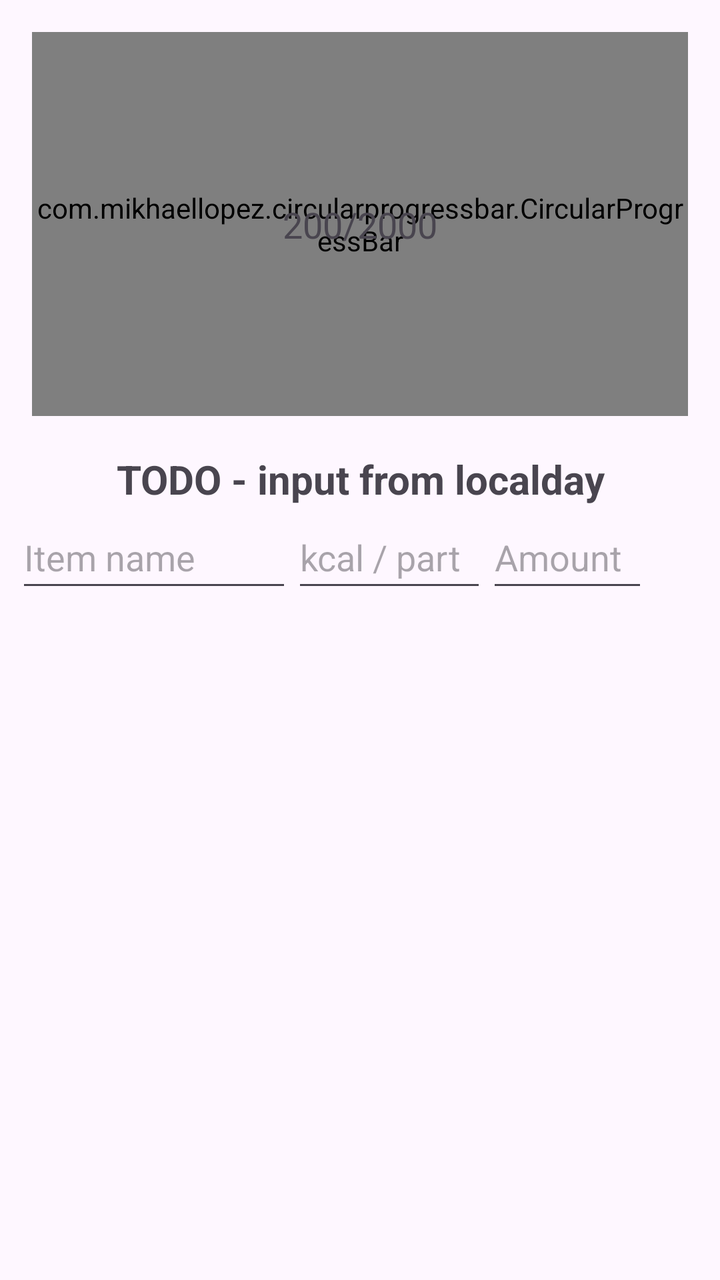
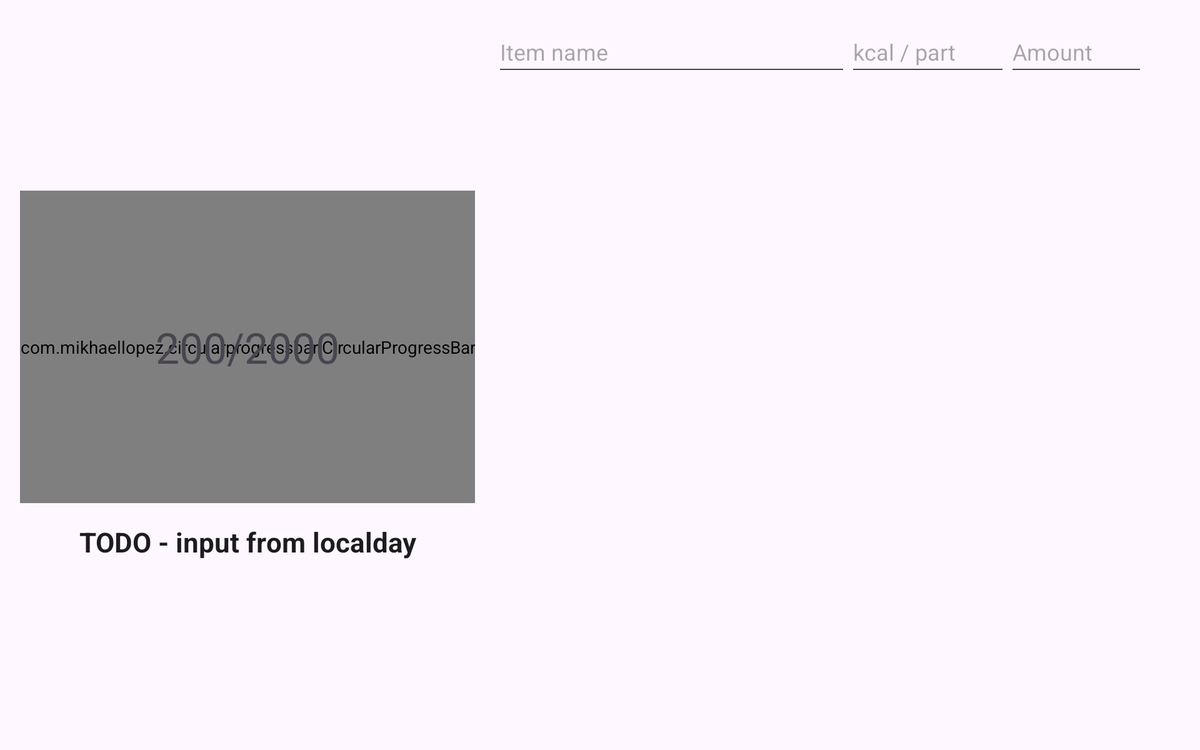

Compare how this app lays out the same screen by default and in its alternative resource folder. The renders come first, then the two layout files and the values they reference.
<!-- AndroidManifest.xml: application theme Theme.CalorieTracker -->
<!-- res/layout/fragment_dashboard.xml -->
<?xml version="1.0" encoding="utf-8"?>
<androidx.constraintlayout.widget.ConstraintLayout xmlns:android="http://schemas.android.com/apk/res/android"
    xmlns:app="http://schemas.android.com/apk/res-auto"
    xmlns:tools="http://schemas.android.com/tools"
    android:id="@+id/dashboard_layout"
    android:layout_width="match_parent"
    android:layout_height="match_parent"
    tools:context=".ui.dashboard.DashboardFragment">

    <androidx.constraintlayout.widget.ConstraintLayout
        android:id="@+id/progress_layout"
        android:layout_width="0dp"
        android:layout_height="wrap_content"
        android:layout_marginStart="16dp"
        android:layout_marginTop="16dp"
        android:layout_marginEnd="16dp"
        app:layout_constraintEnd_toEndOf="parent"
        app:layout_constraintStart_toStartOf="parent"
        app:layout_constraintTop_toTopOf="parent">

        <com.mikhaellopez.circularprogressbar.CircularProgressBar
            android:id="@+id/progress_circular"
            android:layout_width="wrap_content"
            android:layout_height="192dp"

            app:cpb_background_progressbar_color="@color/progressbar_background"
            app:cpb_background_progressbar_width="25dp"
            app:cpb_progress="@integer/current_calorie"
            app:cpb_progress_direction="to_right"
            app:cpb_progress_max="@integer/max_calorie"
            app:cpb_progressbar_color="@color/progressbar_default"
            app:cpb_progressbar_width="25dp"
            app:cpb_round_border="false"
            app:layout_constraintBottom_toBottomOf="parent"
            app:layout_constraintEnd_toEndOf="parent"
            app:layout_constraintHorizontal_bias="0.497"
            app:layout_constraintStart_toStartOf="parent"
            app:layout_constraintTop_toTopOf="parent"
            app:layout_constraintVertical_bias="0.0" />

        <TextView
            android:id="@+id/progress_text"
            android:gravity="center"
            android:text="@string/progressBar_percentage"
            android:textSize="18sp"
            app:layout_constraintBottom_toBottomOf="@+id/progress_circular"
            app:layout_constraintEnd_toEndOf="@+id/progress_circular"
            app:layout_constraintStart_toStartOf="@+id/progress_circular"
            app:layout_constraintTop_toTopOf="@+id/progress_circular"
            android:layout_width="wrap_content"
            android:layout_height="wrap_content" />
    </androidx.constraintlayout.widget.ConstraintLayout>

    <LinearLayout
        android:layout_width="match_parent"
        android:layout_height="0dp"
        android:layout_marginStart="8dp"
        android:layout_marginTop="8dp"
        android:layout_marginEnd="8dp"
        android:layout_marginBottom="8dp"
        android:orientation="vertical"
        app:layout_constraintBottom_toBottomOf="parent"
        app:layout_constraintEnd_toEndOf="parent"
        app:layout_constraintStart_toStartOf="parent"
        app:layout_constraintTop_toBottomOf="@+id/progress_layout">

        <TextView
            android:id="@+id/today_text"
            android:layout_width="match_parent"
            android:layout_height="wrap_content"
            android:layout_marginTop="10dp"
            android:gravity="center"
            android:text="@string/current_day"
            android:textSize="20sp"
            android:textStyle="bold"
            app:layout_constraintBottom_toTopOf="@+id/item_add_edit_layout"
            app:layout_constraintTop_toBottomOf="@+id/progress_layout" />

        <LinearLayout
            android:id="@+id/item_add_edit_layout"
            android:layout_width="match_parent"
            android:layout_height="wrap_content"
            android:orientation="horizontal"
            app:layout_constraintBottom_toTopOf="@+id/add_button"
            app:layout_constraintTop_toBottomOf="@id/today_text">

            <AutoCompleteTextView
                android:id="@+id/item_name_edit_text"
                android:layout_width="wrap_content"
                android:layout_height="48dp"
                android:layout_weight="5"
                android:autofillHints="@string/item_name_hint"
                android:dropDownHeight="150dp"
                android:hint="@string/item_name_hint"
                android:inputType="text" />

            <EditText
                android:id="@+id/item_calorie_edit_text"
                android:layout_width="wrap_content"
                android:layout_height="48dp"
                android:layout_weight="1"
                android:autofillHints="@string/item_calorie_hint"
                android:hint="@string/item_calorie_hint"
                android:inputType="numberDecimal" />

            <EditText
                android:id="@+id/item_amount_edit_text"
                android:layout_width="wrap_content"
                android:layout_height="48dp"
                android:layout_weight="1"
                android:autofillHints="@string/item_amount_hint"
                android:hint="@string/item_amount_hint"
                android:inputType="numberDecimal" />

            <Button
                android:id="@+id/add_button"
                style="@style/Widget.Material3.Button.IconButton"
                android:layout_width="wrap_content"
                android:layout_height="wrap_content"
                android:layout_weight="0"
                app:icon="@drawable/ic_baseline_playlist_add_24"
                app:layout_constraintBottom_toTopOf="@+id/list_layout"
                app:layout_constraintTop_toBottomOf="@+id/item_add_edit_layout" />

        </LinearLayout>

        <androidx.recyclerview.widget.RecyclerView
            android:id="@+id/list_layout"
            android:layout_width="match_parent"
            android:layout_height="wrap_content"
            app:layout_constraintBottom_toBottomOf="@+id/home_layout"
            app:layout_constraintTop_toBottomOf="@id/add_button" />
    </LinearLayout>
</androidx.constraintlayout.widget.ConstraintLayout>
<!-- resources referenced by this layout -->
<resources>
  <color name="progressbar_background">#9DB5B2</color>
  <color name="progressbar_default">#08415C</color>
  <integer name="current_calorie">0</integer>
  <integer name="max_calorie">2000</integer>
  <string name="current_day">TODO - input from localday</string>
  <string name="item_amount_hint">Amount</string>
  <string name="item_calorie_hint">kcal / part</string>
  <string name="item_name_hint">Item name</string>
  <string name="progressBar_percentage">200/2000</string>
  <style name="Theme.CalorieTracker" parent="Theme.Material3.DayNight.NoActionBar" />
</resources>
<!-- res/layout-w936dp/fragment_dashboard.xml (the repository's variant of the layout above) -->
<!-- drawn on a 7-inch tablet turned sideways -->
<?xml version="1.0" encoding="utf-8"?>
<androidx.constraintlayout.widget.ConstraintLayout xmlns:android="http://schemas.android.com/apk/res/android"
    xmlns:app="http://schemas.android.com/apk/res-auto"
    xmlns:tools="http://schemas.android.com/tools"
    android:id="@+id/dashboard_layout"
    android:layout_width="match_parent"
    android:layout_height="match_parent"
    tools:context=".ui.dashboard.DashboardFragment">

    <androidx.constraintlayout.widget.ConstraintLayout
        android:id="@+id/progress_layout"
        android:layout_width="0dp"
        android:layout_height="wrap_content"
        android:layout_marginStart="16dp"
        app:layout_constraintBottom_toBottomOf="parent"
        app:layout_constraintStart_toStartOf="parent"
        app:layout_constraintTop_toTopOf="parent">

        <com.mikhaellopez.circularprogressbar.CircularProgressBar
            android:id="@+id/progress_circular"
            android:layout_width="wrap_content"
            android:layout_height="250dp"

            app:cpb_background_progressbar_color="@color/progressbar_background"
            app:cpb_background_progressbar_width="25dp"
            app:cpb_progress="@integer/current_calorie"
            app:cpb_progress_direction="to_right"
            app:cpb_progress_max="@integer/max_calorie"
            app:cpb_progressbar_color="@color/progressbar_default"
            app:cpb_progressbar_width="25dp"
            app:cpb_round_border="false"
            app:layout_constraintBottom_toBottomOf="parent"
            app:layout_constraintEnd_toEndOf="parent"
            app:layout_constraintHorizontal_bias="0.497"
            app:layout_constraintStart_toStartOf="parent"
            app:layout_constraintTop_toTopOf="parent"
            app:layout_constraintVertical_bias="0.0" />

        <TextView
            android:id="@+id/progress_text"
            android:layout_width="wrap_content"
            android:layout_height="wrap_content"
            android:gravity="center"
            android:text="@string/progressBar_percentage"
            android:textAppearance="@style/TextAppearance.AppCompat.Display1"
            app:layout_constraintBottom_toBottomOf="@+id/progress_circular"
            app:layout_constraintEnd_toEndOf="@+id/progress_circular"
            app:layout_constraintStart_toStartOf="@+id/progress_circular"
            app:layout_constraintTop_toTopOf="@+id/progress_circular" />

        <TextView
            android:id="@+id/today_text"
            android:layout_width="match_parent"
            android:layout_height="wrap_content"
            android:layout_marginTop="16dp"
            android:gravity="center"
            android:text="@string/current_day"
            android:textAppearance="@style/TextAppearance.AppCompat.Large"
            android:textStyle="bold"
            app:layout_constraintBottom_toBottomOf="parent"
            app:layout_constraintEnd_toEndOf="parent"
            app:layout_constraintStart_toStartOf="parent"
            app:layout_constraintTop_toBottomOf="@+id/progress_circular" />

    </androidx.constraintlayout.widget.ConstraintLayout>

    <LinearLayout
        android:layout_width="0dp"
        android:layout_height="0dp"
        android:layout_marginStart="16dp"
        android:layout_marginTop="16dp"
        android:layout_marginEnd="16dp"
        android:layout_marginBottom="16dp"
        android:orientation="vertical"
        app:layout_constraintBottom_toBottomOf="parent"
        app:layout_constraintEnd_toEndOf="parent"
        app:layout_constraintStart_toEndOf="@+id/progress_layout"
        app:layout_constraintTop_toTopOf="parent">

        <LinearLayout
            android:id="@+id/item_add_edit_layout"
            android:layout_width="match_parent"
            android:layout_height="wrap_content"
            android:orientation="horizontal"
            app:layout_constraintBottom_toTopOf="@+id/add_button"
            app:layout_constraintTop_toBottomOf="@id/today_text">

            <AutoCompleteTextView
                android:id="@+id/item_name_edit_text"
                android:layout_width="wrap_content"
                android:layout_height="48dp"
                android:layout_weight="5"
                android:autofillHints="@string/item_name_hint"
                android:dropDownHeight="150dp"
                android:hint="@string/item_name_hint"
                android:inputType="text" />

            <EditText
                android:id="@+id/item_calorie_edit_text"
                android:layout_width="wrap_content"
                android:layout_height="48dp"
                android:layout_weight="1"
                android:autofillHints="@string/item_calorie_hint"
                android:hint="@string/item_calorie_hint"
                android:inputType="numberDecimal" />

            <EditText
                android:id="@+id/item_amount_edit_text"
                android:layout_width="wrap_content"
                android:layout_height="48dp"
                android:layout_weight="1"
                android:autofillHints="@string/item_amount_hint"
                android:hint="@string/item_amount_hint"
                android:inputType="numberDecimal" />

            <Button
                android:id="@+id/add_button"
                style="@style/Widget.Material3.Button.IconButton"
                android:layout_width="wrap_content"
                android:layout_height="wrap_content"
                android:layout_weight="0"
                app:icon="@drawable/ic_baseline_playlist_add_24"
                app:layout_constraintBottom_toTopOf="@+id/list_layout"
                app:layout_constraintTop_toBottomOf="@+id/item_add_edit_layout" />

        </LinearLayout>

        <androidx.recyclerview.widget.RecyclerView
            android:id="@+id/list_layout"
            android:layout_width="match_parent"
            android:layout_height="wrap_content"
            app:layout_constraintBottom_toBottomOf="@+id/home_layout"
            app:layout_constraintTop_toBottomOf="@id/add_button" />
    </LinearLayout>

</androidx.constraintlayout.widget.ConstraintLayout>
